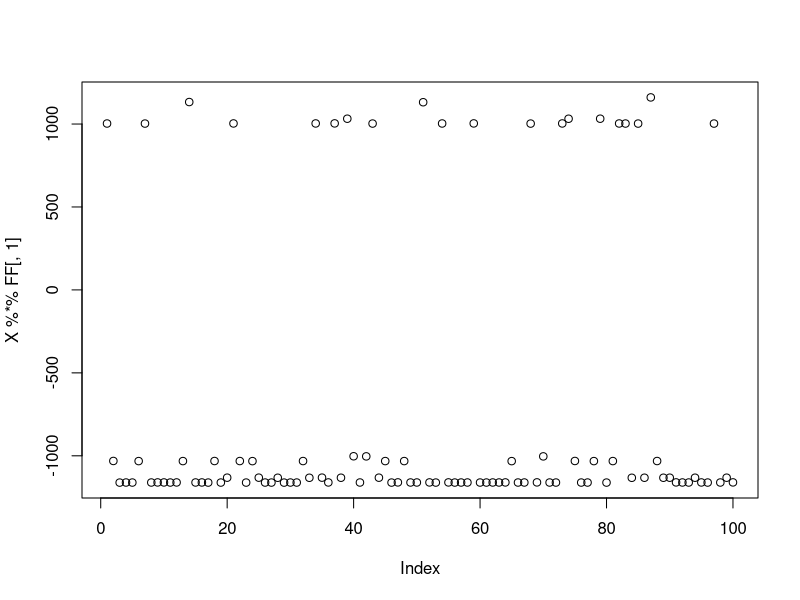
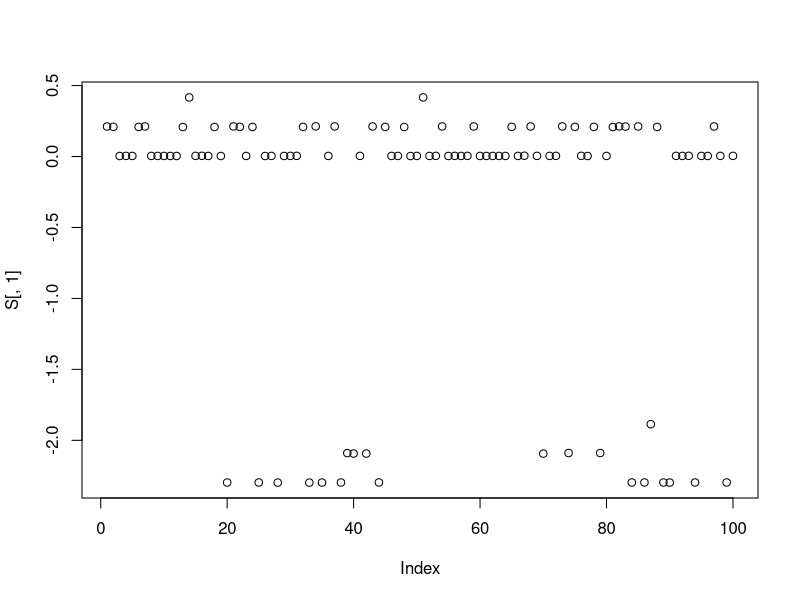
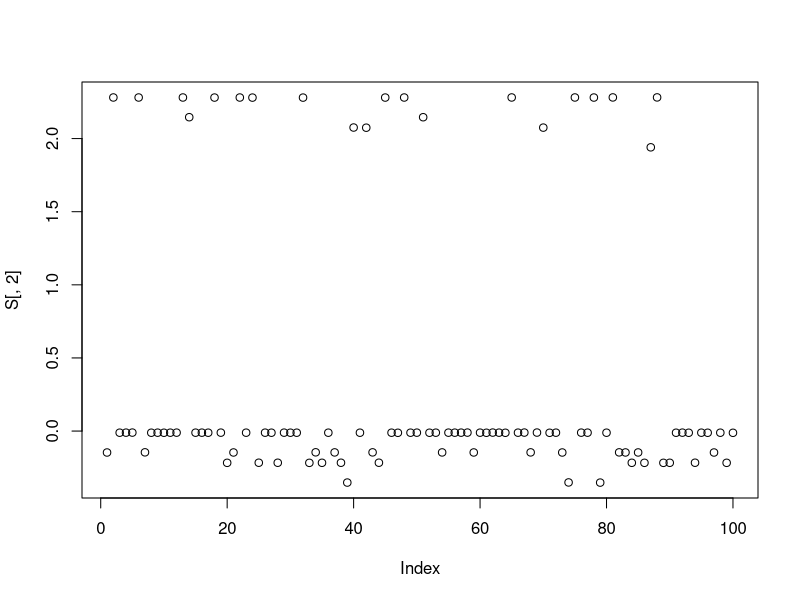
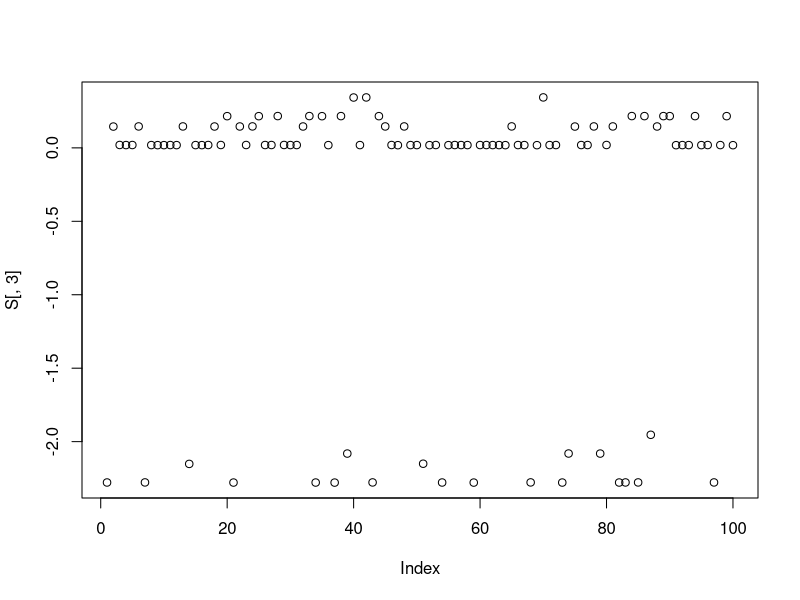
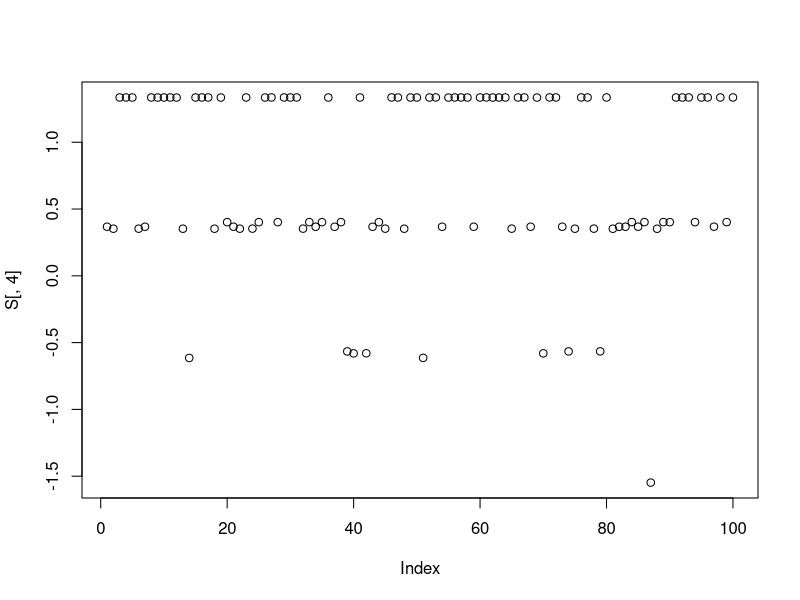
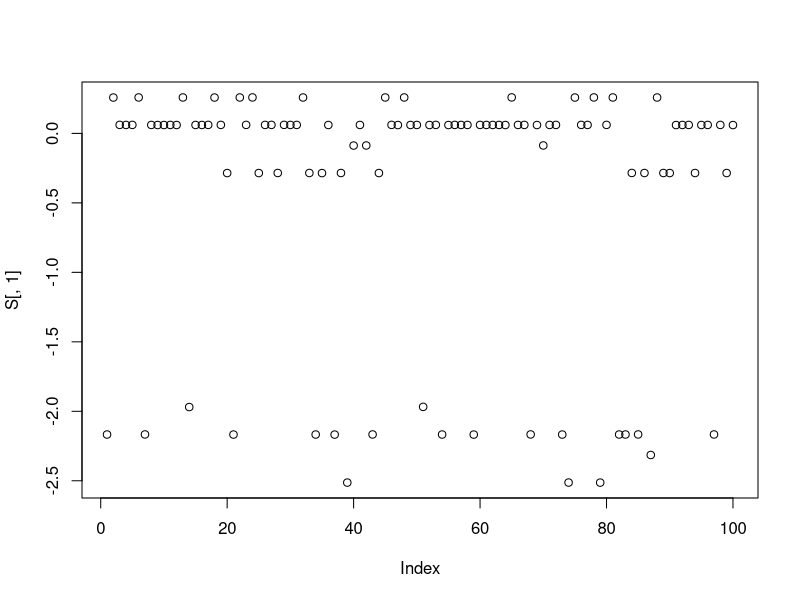
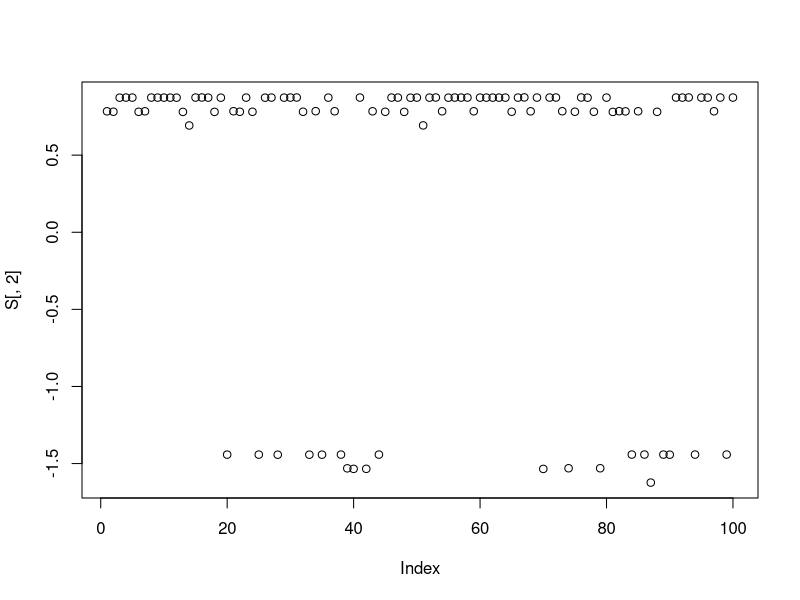
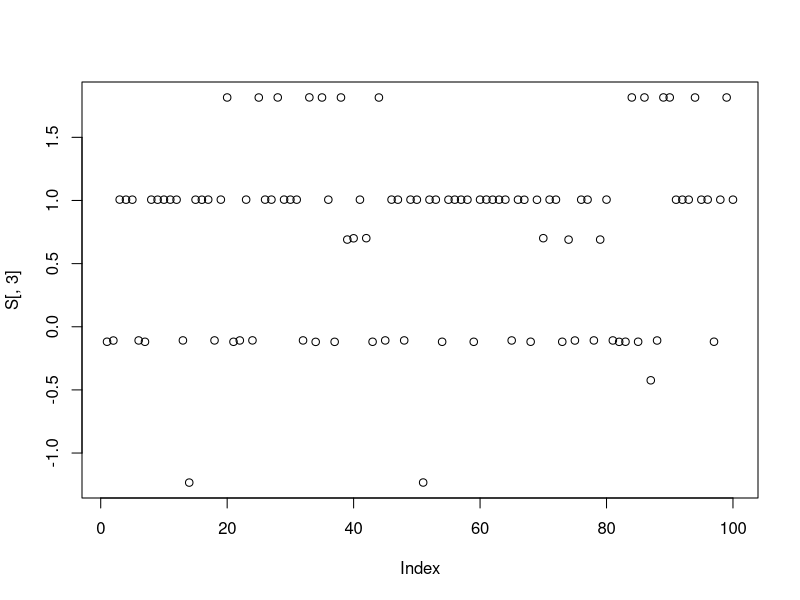

R code for these plots, in order:
## ---- chunk 1
library(fastICA)
## ---- chunk 2
ica.R.def <- function (X, n.comp, w.init, tol=1e-4, fun="logcosh", alpha=1, maxit=200, verbose=FALSE) 
{
    # 1. Define dimensions clearly
    d <- nrow(X)    # Dimension of the signal (e.g., 10 rows)
    p <- ncol(X)    # Number of samples (e.g., 1000 columns)
    
    if (verbose && fun == "logcosh") 
        message("Deflation FastICA using logcosh approx. to neg-entropy function")
    if (verbose && fun == "exp") 
        message("Deflation FastICA using exponential approx. to neg-entropy function")
        
    # 2. Initialize W to be (n.comp x d)
    # We want 3 rows (components), but each row must have 10 columns (weights)
    W <- matrix(0, n.comp, d) 
    
    for (i in 1:n.comp) {
        if (verbose) 
            message("Component ", i)
        
        # 3. Initialize current weight vector w to be length d (10), not n.comp (3)
        w <- matrix(w.init[i, ], d, 1)
        
        # Deflation (Orthogonalization against previous components)
        if (i > 1) {
            t <- w
            t[1:length(t)] <- 0
            for (u in 1:(i - 1)) {
                k <- sum(w * W[u, ])
                t <- t + k * W[u, ]
            }
            w <- w - t
        }
        w <- w/sqrt(sum(w^2))
        
        lim <- rep(1000, maxit)
        it <- 1
        
        if (fun == "logcosh") {
            while (lim[it] > tol && it < maxit) {
                wx <- t(w) %*% X
                gwx <- tanh(alpha * wx)

                # 4. Broadcast gwx to match input dimension d, not n.comp
                # This creates a (d x p) matrix for element-wise multiplication with X
                gwx <- matrix(gwx, d, p, byrow = TRUE)

                xgwx <- X * gwx
                v1 <- apply(xgwx, 1, FUN = mean)

                g.wx <- alpha * (1 - (tanh(alpha * wx))^2)
                v2 <- mean(g.wx) * w

                w1 <- v1 - v2

                # The above updates are basically equivalent to:
                # P = t(X) %*% w
                # G = tanh(P)
                # G2 = 1-tanh(P)^2
                # w1 = X %*% G - sum(G2) * w 
                # 
                # 5. Ensure w1 stays dimension d
                w1 <- matrix(w1, d, 1)
                
                it <- it + 1
                
                # Deflation inside the loop
                if (i > 1) {
                    t <- w1
                    t[1:length(t)] <- 0
                    for (u in 1:(i - 1)) {
                        k <- sum(w1 * W[u, ])
                        t <- t + k * W[u, ]
                    }
                    w1 <- w1 - t
                }
                w1 <- w1/sqrt(sum(w1^2))
                lim[it] <- Mod(Mod(sum((w1 * w))) - 1)
                if (verbose) 
                    message("Iteration ", it - 1, " tol = ", format(lim[it]))
                w <- matrix(w1, d, 1)
            }
        }
        
        if (fun == "exp") {
            while (lim[it] > tol && it < maxit) {
                wx <- t(w) %*% X
                gwx <- wx * exp(-(wx^2)/2)
                
                # Broadcast fix
                gwx <- matrix(gwx, d, p, byrow = TRUE)
                
                xgwx <- X * gwx
                v1 <- apply(xgwx, 1, FUN = mean)
                g.wx <- (1 - wx^2) * exp(-(wx^2)/2)
                v2 <- mean(g.wx) * w
                w1 <- v1 - v2
                
                # Dimension fix
                w1 <- matrix(w1, d, 1)
                
                it <- it + 1
                if (i > 1) {
                    t <- w1
                    t[1:length(t)] <- 0
                    for (u in 1:(i - 1)) {
                        k <- sum(w1 * W[u, ])
                        t <- t + k * W[u, ]
                    }
                    w1 <- w1 - t
                }
                w1 <- w1/sqrt(sum(w1^2))
                lim[it] <- Mod(Mod(sum((w1 * w))) - 1)
                if (verbose) 
                    message("Iteration ", it - 1, " tol = ", format(lim[it]))
                w <- matrix(w1, d, 1)
            }
        }
        # Store the result
        W[i, ] <- w
    }
    W
}

# w.init should be (n.comp x nrow(X))
# n.comp is actually ignored: the number of components is determined by number of rows of w.init
ica.R.par=function(X, n.comp, w.init, tol=1e-4, fun="logcosh", alpha=1, maxit=200, verbose=FALSE, orthogonalize=TRUE) 
{
    Diag <- function(d) if (length(d) > 1L) 
        diag(d)
    else as.matrix(d)
    p <- ncol(X)
    W <- w.init
    
    if(orthogonalize){
      sW <- La.svd(W)
      W <- sW$u %*% Diag(1/sW$d) %*% t(sW$u) %*% W
    } else { # just normalize the rows to sum to 1
      W <- W/sqrt(rowSums(W^2))
    }
    W1 <- W #this line seems unnecessary?
    
    lim <- rep(1000, maxit)
    it <- 1
    if (fun == "logcosh") {
        if (verbose) 
            message("Symmetric FastICA using logcosh approx. to neg-entropy function")
        while (lim[it] > tol && it < maxit) {
            wx <- W %*% X
            gwx <- tanh(alpha * wx)
            v1 <- gwx %*% t(X)/p
            g.wx <- alpha * (1 - (gwx)^2)
            v2 <- Diag(apply(g.wx, 1, FUN = mean)) %*% W
            W1 <- v1 - v2
            
            if(orthogonalize){
              sW1 <- La.svd(W1)
              W1 <- sW1$u %*% Diag(1/sW1$d) %*% t(sW1$u) %*% W1
            } else { # just normalize the rows to sum to 1
              W1 <- W1/sqrt(rowSums(W1^2))
            }
            
            lim[it + 1] <- max(Mod(Mod(diag(W1 %*% t(W))) - 1))
            W <- W1
            if (verbose) 
                message("Iteration ", it, " tol = ", format(lim[it + 
                  1]))
            it <- it + 1
        }
    }
    if (fun == "exp") {
        if (verbose) 
            message("Symmetric FastICA using exponential approx. to neg-entropy function")
        while (lim[it] > tol && it < maxit) {
            wx <- W %*% X
            gwx <- wx * exp(-(wx^2)/2)
            v1 <- gwx %*% t(X)/p
            g.wx <- (1 - wx^2) * exp(-(wx^2)/2)
            v2 <- Diag(apply(g.wx, 1, FUN = mean)) %*% W
            W1 <- v1 - v2
            sW1 <- La.svd(W1)
            W1 <- sW1$u %*% Diag(1/sW1$d) %*% t(sW1$u) %*% W1
            lim[it + 1] <- max(Mod(Mod(diag(W1 %*% t(W))) - 1))
            W <- W1
            if (verbose) 
                message("Iteration ", it, " tol = ", format(lim[it + 
                  1]))
            it <- it + 1
        }
    }
    W
}

preprocess = function(X, n.comp=10){
  n <- nrow(X)
  p <- ncol(X)
  X <- scale(X, scale = FALSE)
  X <- t(X)
  
  ## This appears to be equivalant to X1 = t(svd(X)$v[,1:n.comp])       
  V <- X %*% t(X)/n
  s <- La.svd(V)
  D <- diag(c(1/sqrt(s$d)))
  K <- D %*% t(s$u)
  K <- matrix(K[1:n.comp, ], n.comp, p)
  X1 <- K %*% X
  return(X1)
}

## ---- chunk 3
K=3
p = 1000
n = 100
set.seed(1)
L = matrix(-1,nrow=n,ncol=K)
for(i in 1:K){L[sample(1:n,20),i]=1}
FF = matrix(rnorm(p*K), nrow = p, ncol=K)

X = L %*% t(FF) + rnorm(n*p,0,0.01)
plot(X %*% FF[,1])
X1 = preprocess(X,3)
X1 = rbind(rep(1,ncol(X1)),X1)
## ---- chunk 4
set.seed(1)
n.comp = 4 
w.init = matrix(rnorm(nrow(X1)*n.comp), nrow=n.comp)
fit.par = ica.R.par(X1,n.comp,w.init = w.init)
S = t(fit.par %*% X1) 
cor(S,L)
plot(S[,1])
plot(S[,2])
plot(S[,3])
plot(S[,4])
## ---- chunk 5
set.seed(2)
n.comp = 4
w.init = matrix(rnorm(nrow(X1)*n.comp), nrow=n.comp)
fit.par = ica.R.par(X1,n.comp,w.init = w.init)
S = t(fit.par %*% X1) 
cor(S,L)
plot(S[,1])
plot(S[,2])
plot(S[,3])
plot(S[,4])
## ---- chunk 6
set.seed(1)
n.comp = 10
w.init = matrix(rnorm(nrow(X1)*n.comp), nrow=n.comp)
fit.par = ica.R.par(X1,n.comp,w.init = w.init,orthogonalize = FALSE)
S = t(fit.par %*% X1) 
cor(S,L)
plot(S[,1])
plot(S[,2])
plot(S[,3])
plot(S[,4])
## ---- chunk 7
set.seed(1)
n.comp=3
fit.def = ica.R.def(X1,n.comp, w.init = matrix(rnorm(n.comp*nrow(X1)), n.comp, nrow(X1)))
S = t(fit.def %*% X1)
cor(S,L)
plot(S[,1])
plot(S[,2])
plot(S[,3])
## ---- chunk 8
set.seed(2)
n.comp=3
fit.def = ica.R.def(X1,n.comp, tol= 1e-4, fun = "logcosh",alpha = 1, maxit=200, verbose = FALSE, w.init = matrix(rnorm(n.comp*nrow(X1)), n.comp, nrow(X1)))
S = t(fit.def %*% X1)
cor(S,L)
plot(S[,1])
plot(S[,2])
plot(S[,3])
## ---- chunk 9
K=9
p = 1000
n = 100
set.seed(1)
L = matrix(0,nrow=n,ncol=K)
for(i in 1:K){L[sample(1:n,20),i]=1}
FF = matrix(rnorm(p*K), nrow = p, ncol=K)

X = L %*% t(FF) + rnorm(n*p,0,0.01)
plot(X %*% FF[,1])
X1 = preprocess(X)
X1 = rbind(rep(1,ncol(X1)), X1)
## ---- chunk 10
set.seed(1)
n.comp = nrow(X1)
w.init = matrix(rnorm(nrow(X1)*n.comp), nrow=n.comp)
fit.par = ica.R.par(X1,n.comp, w.init = w.init)
S = t(fit.par %*% X1) 
apply(abs(cor(S,L)),1,max)
plot(S[,1])
plot(S[,2])
plot(S[,9])
## ---- chunk 11
set.seed(2)
n.comp = nrow(X1) 
w.init = matrix(rnorm(nrow(X1)*n.comp), nrow=n.comp)
fit.par = ica.R.par(X1,n.comp, w.init = w.init)
S = t(fit.par %*% X1) 
apply(abs(cor(S,L)),1,max)
plot(S[,1])
plot(S[,2])
plot(S[,8])
## ---- chunk 12
X1 = preprocess(X,n.comp=20)
X1 = rbind(rep(1,ncol(X1)), X1)
set.seed(1)
n.comp = 11
fit.par = ica.R.par(X1,n.comp, w.init = matrix(rnorm(n.comp*nrow(X1)), nrow=n.comp))
S = t(fit.par %*% X1) 
apply(abs(cor(S,L)),1,max)
plot(S[,6])
## ---- chunk 13
set.seed(1)
n.comp = 100
fit.par = ica.R.par(X1,n.comp, w.init = matrix(rnorm(n.comp*nrow(X1)), nrow=n.comp), orthogonalize = FALSE)
S = t(fit.par %*% X1) 
apply(abs(cor(S,L)),1,max)
plot(S[,2])
## ---- chunk 14
set.seed(1)
n.comp = 21 # this is also the number of rows of X1
w.init = diag(21) # initialize at each PC/row of X1
fit.par = ica.R.par(X1,n.comp, w.init = w.init, orthogonalize = FALSE)
S = t(fit.par %*% X1) 
apply(abs(cor(S,L)),1,max)
plot(S[,2])
